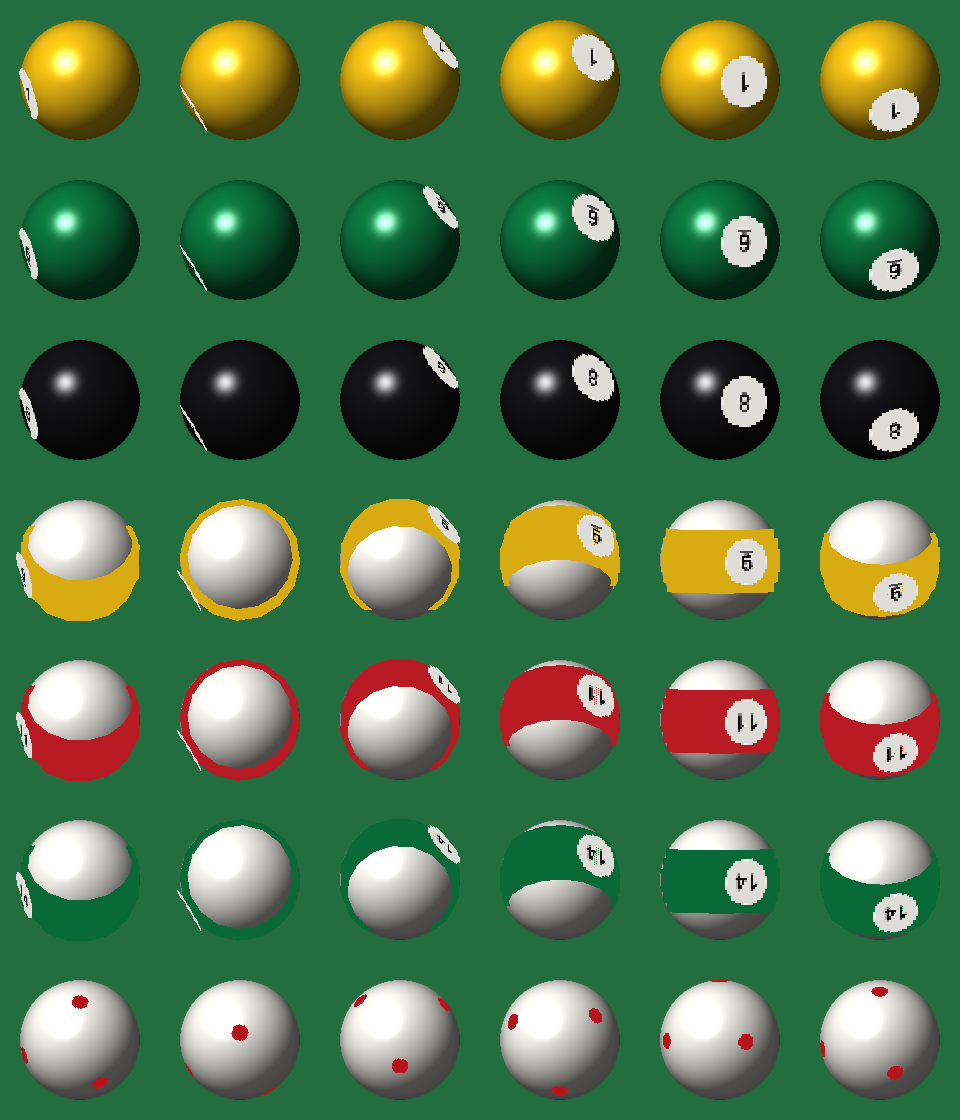

This chart was generated by the following Python code:
"""Preview the rolling balls: body picture + markings turned by a ball rotation,
seen from a camera looking down at the table. Markings behind the centre plane are
dropped, as the body picture hides them in the game.

Usage:  python preview_rolling.py <built pack folder> <out.png>
"""
import json
import math
import os
import sys

from PIL import Image, ImageDraw

from render import FACES, _corners

TILE = 160
SCALE = 15.0     # pixels per model unit


def _matmul(a, b):
    return [[sum(a[i][k] * b[k][j] for k in range(3)) for j in range(3)] for i in range(3)]


def _rx(deg):
    c, s = math.cos(math.radians(deg)), math.sin(math.radians(deg))
    return [[1, 0, 0], [0, c, -s], [0, s, c]]


def _ry(deg):
    c, s = math.cos(math.radians(deg)), math.sin(math.radians(deg))
    return [[c, 0, s], [0, 1, 0], [-s, 0, c]]


def _apply(m, p):
    return tuple(sum(m[i][k] * p[k] for k in range(3)) for i in range(3))


def render(pack, name, roll, pitch=-50):
    root = os.path.join(pack, "assets", "swpool")
    model = json.load(open(os.path.join(root, "models", "item", "hg", "marks_%s.json" % name)))
    body = Image.open(os.path.join(root, "textures", "item", "hg", "body_%s.png" % name)).convert("RGBA")
    img = Image.new("RGBA", (TILE, TILE), (34, 110, 62, 255))
    size = int(8 * SCALE)
    img.alpha_composite(body.resize((size, size), Image.LANCZOS), ((TILE - size) // 2, (TILE - size) // 2))
    view = _rx(-pitch)                      # camera tilted to look down at the table
    full = _matmul(view, roll)
    draw = ImageDraw.Draw(img)
    polys = []
    cache = {}
    for el in model["elements"]:
        pts = [(p[0] - 8, p[1] - 8, p[2] - 8) for p in _corners(el)]
        pts = [_apply(full, p) for p in pts]
        for face, spec in el["faces"].items():
            idx, _ = FACES[face]
            q = [pts[i] for i in idx]
            ax, ay, az = [q[1][k] - q[0][k] for k in range(3)]
            bx, by, bz = [q[3][k] - q[0][k] for k in range(3)]
            nz = ax * by - ay * bx
            if nz < 0:                     # facing away from the camera (+z)
                continue
            if face not in ("up", "down"):
                q = [q[3], q[2], q[1], q[0]]   # Minecraft maps the texture top to the face top
            tname = model["textures"][spec["texture"].lstrip("#")]
            if tname not in cache:
                cache[tname] = Image.open(os.path.join(root, "textures", "item", "hg",
                                                       tname.split("/")[-1] + ".png")).convert("RGBA")
            tex = cache[tname]
            g = 20
            for i in range(g):
                for j in range(g):
                    u, v = (i + 0.5) / g, (j + 0.5) / g
                    px = tex.getpixel((min(tex.width - 1, int(u * tex.width)), min(tex.height - 1, int(v * tex.height))))
                    if px[3] < 128:
                        continue

                    def at(uu, vv):
                        top = [q[0][k] + (q[1][k] - q[0][k]) * uu for k in range(3)]
                        bot = [q[3][k] + (q[2][k] - q[3][k]) * uu for k in range(3)]
                        return [top[k] + (bot[k] - top[k]) * vv for k in range(3)]
                    cell = [at(i / g, j / g), at((i + 1) / g, j / g), at((i + 1) / g, (j + 1) / g), at(i / g, (j + 1) / g)]
                    depth = sum(c[2] for c in cell) / 4
                    if depth < 0:          # behind the body picture
                        continue
                    polys.append((depth, [(TILE / 2 + c[0] * SCALE, TILE / 2 - c[1] * SCALE) for c in cell], px))
    for _, poly, col in sorted(polys, key=lambda p: p[0]):
        draw.polygon(poly, fill=col)
    return img


def main(pack, out):
    names = ["ball_01", "ball_06", "ball_08", "ball_09", "ball_11", "ball_14", "cueball"]
    steps = 6
    sheet = Image.new("RGBA", (TILE * steps, TILE * len(names)), (20, 20, 20, 255))
    for r, name in enumerate(names):
        for s in range(steps):
            # roll forward around the x axis, with a little side spin, like a struck ball
            roll = _matmul(_rx(s * 33.0), _ry(20.0 + s * 11.0))
            sheet.paste(render(pack, name, roll), (s * TILE, r * TILE))
    sheet.save(out)
    print("preview:", os.path.abspath(out))


if __name__ == "__main__":
    main(sys.argv[1], sys.argv[2])
